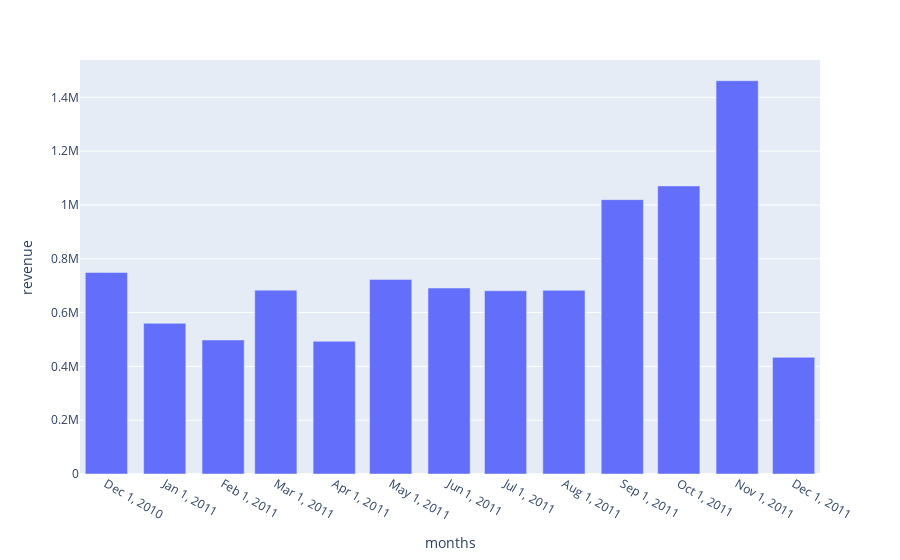

The notebook cell this image was saved under:
### Code cell
#repeat fig
at_revenue = at.groupby(['months'])['revenue'].sum().reset_index().sort_values('months')
fig = px.bar(at_revenue, x='months', y='revenue')
fig.layout.xaxis.tickvals = at_revenue.months
fig.show()

### Figure 1 — Plotly figure (JSON) as saved in the notebook; plotly's stock layout.template omitted (floating-point values rounded to 4 significant figures)
{"data": [{"alignmentgroup": "True", "hovertemplate": "months=%{x}<br>revenue=%{y}<extra></extra>", "legendgroup": "", "marker": {"color": "#636efa", "pattern": {"shape": ""}}, "name": "", "offsetgroup": "", "orientation": "v", "showlegend": false, "textposition": "auto", "type": "bar", "x": ["2010-12-01T00:00:00", "2011-01-01T00:00:00", "2011-02-01T00:00:00", "2011-03-01T00:00:00", "2011-04-01T00:00:00", "2011-05-01T00:00:00", "2011-06-01T00:00:00", "2011-07-01T00:00:00", "2011-08-01T00:00:00", "2011-09-01T00:00:00", "2011-10-01T00:00:00", "2011-11-01T00:00:00", "2011-12-01T00:00:00"], "xaxis": "x", "y": [749000.0, 560000.0, 498100.0, 683300.0, 493200.0, 723300.0, 691100.0, 681300.0, 682700.0, 1020000.0, 1071000.0, 1462000.0, 433700.0], "yaxis": "y"}], "layout": {"autosize": true, "barmode": "relative", "legend": {"tracegroupgap": 0}, "margin": {"t": 60}, "xaxis": {"anchor": "y", "autorange": true, "domain": [0, 1], "range": ["2010-11-17", "2011-12-15"], "tickvals": ["2010-12-01T00:00:00", "2011-01-01T00:00:00", "2011-02-01T00:00:00", "2011-03-01T00:00:00", "2011-04-01T00:00:00", "2011-05-01T00:00:00", "2011-06-01T00:00:00", "2011-07-01T00:00:00", "2011-08-01T00:00:00", "2011-09-01T00:00:00", "2011-10-01T00:00:00", "2011-11-01T00:00:00", "2011-12-01T00:00:00"], "title": {"text": "months"}, "type": "date"}, "yaxis": {"anchor": "x", "autorange": true, "domain": [0, 1], "range": [0, 1539000.0], "title": {"text": "revenue"}, "type": "linear"}}}
